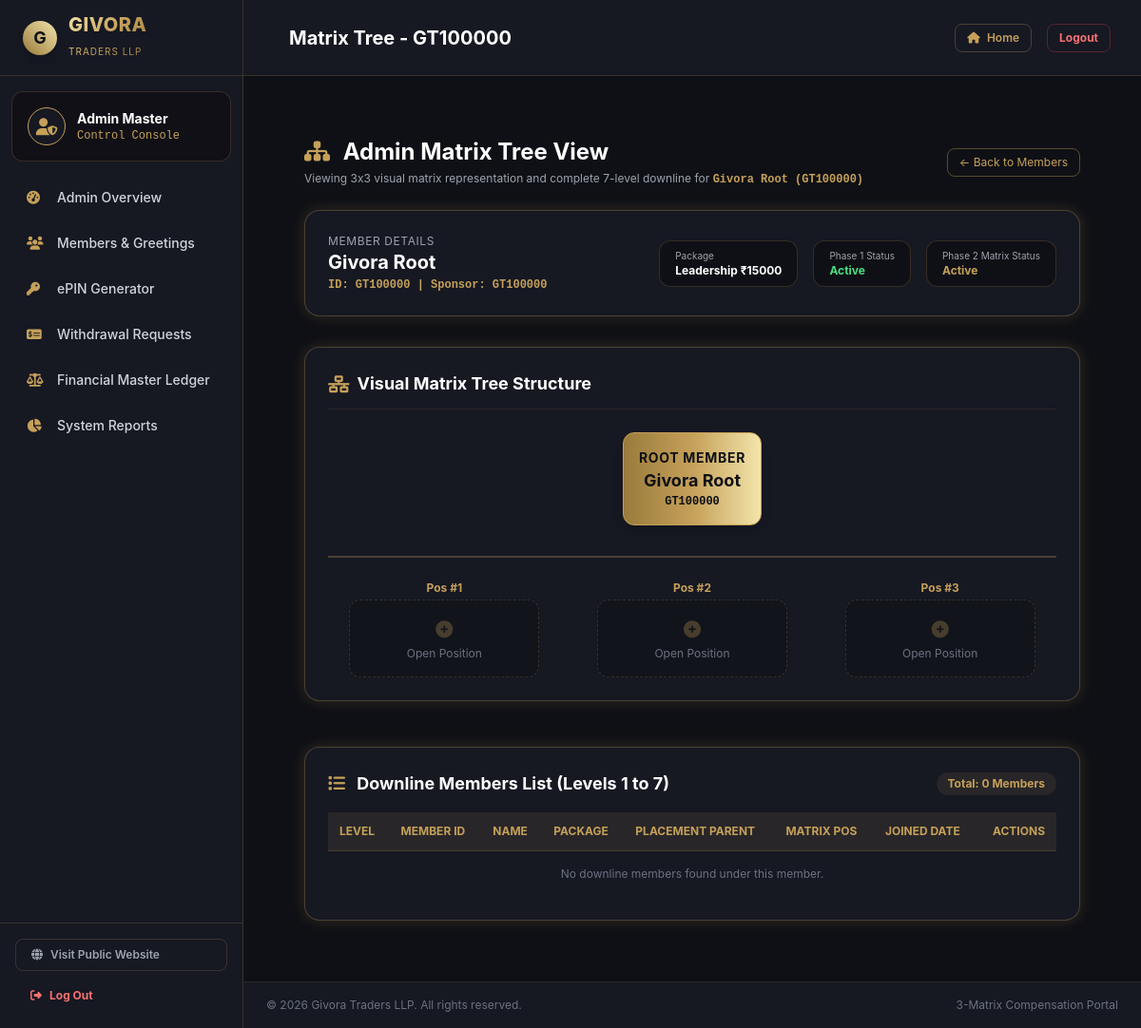
The app's page /admin/matrix_tree.php?member_id=GT100000 (signed in), older data.
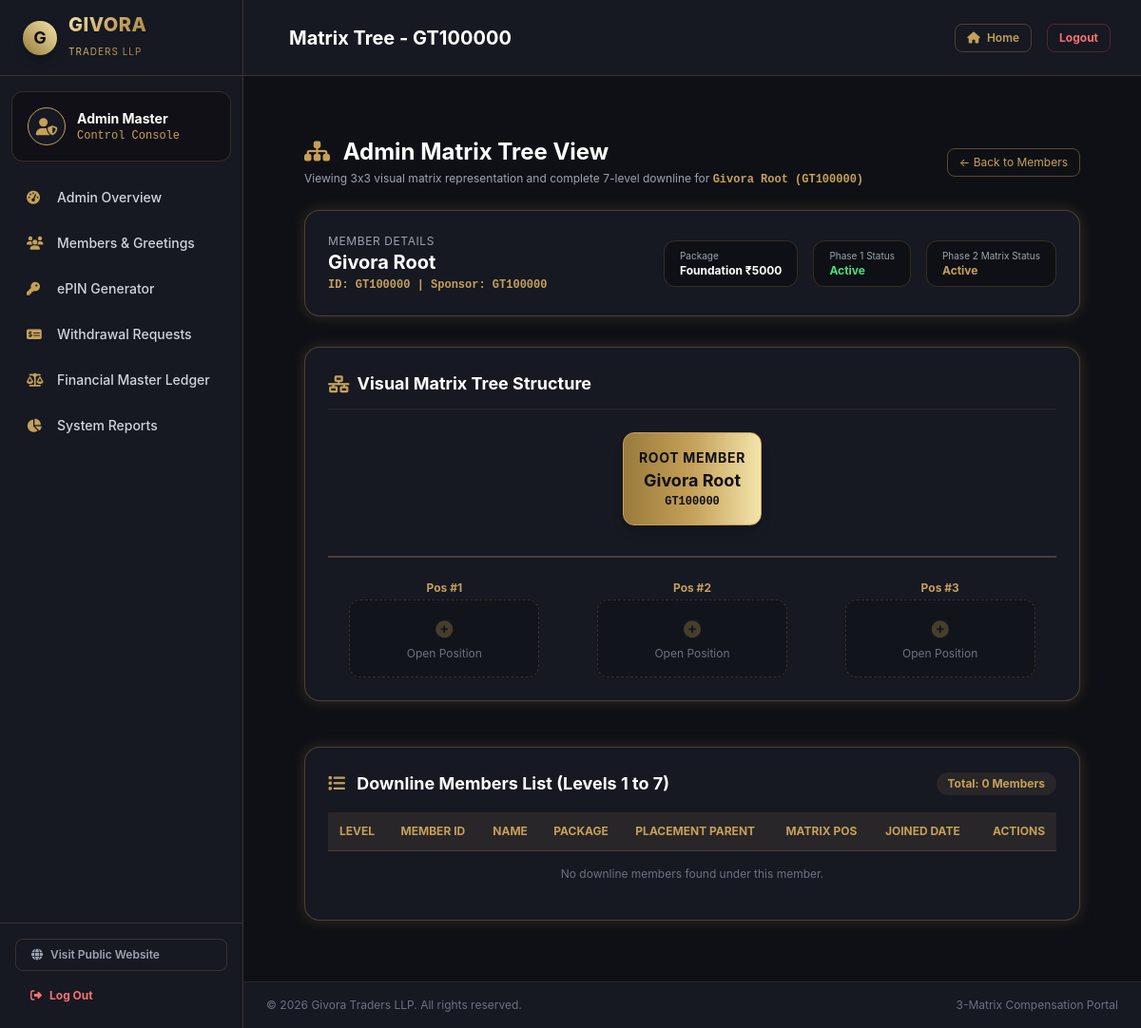
The same page, newer data.
### tables this page shows
CREATE TABLE IF NOT EXISTS members (
    id INT AUTO_INCREMENT PRIMARY KEY,
    member_id VARCHAR(20) NOT NULL UNIQUE,
    sponsor_id VARCHAR(20) DEFAULT NULL,
    placement_parent_id VARCHAR(20) DEFAULT NULL,
    matrix_position INT DEFAULT NULL,
    name VARCHAR(100) NOT NULL,
    email VARCHAR(100) NOT NULL,
    phone VARCHAR(20) NOT NULL,
    password VARCHAR(255) NOT NULL,
    used_epin VARCHAR(50) NOT NULL,
    package_type ENUM('Foundation_5000', 'Leadership_15000') NOT NULL,
    profile_image VARCHAR(255) DEFAULT NULL,
    status ENUM('Active', 'Inactive') NOT NULL DEFAULT 'Active',
    p2_status ENUM('Inactive', 'Active') NOT NULL DEFAULT 'Inactive',
    p2_placement_parent_id VARCHAR(20) DEFAULT NULL,
    p2_matrix_position INT DEFAULT NULL,
    p2_created_at TIMESTAMP NULL DEFAULT NULL,
    created_at TIMESTAMP DEFAULT CURRENT_TIMESTAMP,
    INDEX idx_sponsor (sponsor_id),
    INDEX idx_parent (placement_parent_id),
    INDEX idx_p2_parent (p2_placement_parent_id)
);

### admin/matrix_tree.php (the view, shortened to what the changed rows need)
<?php
$pdo = getDBConnection();
$member_id = trim($_GET['member_id'] ?? '');
$stmt = $pdo->prepare("SELECT * FROM members WHERE member_id = ?");
$stmt->execute([$member_id]);
$member = $stmt->fetch();
$page_title = "Matrix Tree - " . $member['member_id'];
function getDownlineListAdmin($pdo, $root_member_id, $max_level = 7) {
    $downline = [];
    $queue = [['id' => $root_member_id, 'level' => 0]];
    while (!empty($queue)) {
        $curr = array_shift($queue);
        $curr_id = $curr['id'];
        $curr_level = $curr['level'];
        if ($curr_level < $max_level) {
            $stmt = $pdo->prepare("SELECT member_id FROM members WHERE placement_parent_id = ? ORDER BY matrix_position ASC");
            $stmt->execute([$curr_id]);
            $children = $stmt->fetchAll(PDO::FETCH_COLUMN);
        }
    }
    return $downline;
}
$downline_list = getDownlineListAdmin($pdo, $member['member_id'], 7);
require_once __DIR__ . '/../includes/header.php';
?>
<div class="py-8 max-w-7xl mx-auto px-4 sm:px-6 lg:px-8">
    <div class="mb-6 flex justify-between items-center">
        <div>
            <h1 class="text-2xl font-bold text-white"><i class="fas fa-sitemap text-gold mr-2"></i> Admin Matrix Tree View</h1>
            <p class="text-xs text-gray-400 mt-1">Viewing 3x3 visual matrix representation and complete 7-level downline for <span class="text-gold font-mono font-bold"><?php echo htmlspecialchars($member['name']); ?> (<?php echo htmlspecialchars($member['member_id']); ?>)</span></p>
        </div>
    </div>
    <div class="bg-darkcard p-6 rounded-2xl gold-border-glow mb-8 flex flex-wrap justify-between items-center gap-4">
        <div>
            <div class="text-xs text-gray-400 uppercase tracking-wider">Member Details</div>
            <div class="text-xl font-bold text-white"><?php echo htmlspecialchars($member['name']); ?></div>
            <div class="text-xs text-gold font-mono font-bold mt-0.5">ID: <?php echo htmlspecialchars($member['member_id']); ?> | Sponsor: <?php echo htmlspecialchars($member['sponsor_id'] ?: 'GT100000'); ?></div>
        </div>
        <div class="flex gap-4">
            <div class="bg-darkbg px-4 py-2 rounded-xl border border-gold/20">
                <div class="text-[10px] text-gray-400">Package</div>
                <div class="text-xs font-bold text-white"><?php echo str_replace('_', ' ₹', $member['package_type']); ?></div>
            </div>
            <div class="bg-darkbg px-4 py-2 rounded-xl border border-gold/20">
                <div class="text-[10px] text-gray-400">Phase 1 Status</div>
                <div class="text-xs font-bold text-green-400"><?php echo htmlspecialchars($member['status']); ?></div>
            </div>
            <div class="bg-darkbg px-4 py-2 rounded-xl border border-gold/20">
                <div class="text-[10px] text-gray-400">Phase 2 Matrix Status</div>
                <div class="text-xs font-bold <?php echo $member['p2_status'] === 'Active' ? 'text-gold' : 'text-gray-400'; ?>"><?php echo htmlspecialchars($member['p2_status']); ?></div>
            </div>
        </div>
    </div>
    <div class="bg-darkcard p-6 rounded-2xl gold-border-glow mb-12 overflow-x-auto">
        <h2 class="text-lg font-bold text-white mb-6 border-b border-gold/10 pb-3 flex items-center">
            <i class="fas fa-network-wired text-gold mr-2"></i> Visual Matrix Tree Structure
        </h2>
        <div class="min-w-[700px] text-center">
            <div class="inline-block bg-gradient-to-r from-golddark via-gold to-goldlight text-darkbg p-4 rounded-xl shadow-lg border border-gold font-bold mb-8">
                <div class="text-sm uppercase tracking-wider">ROOT MEMBER</div>
                <div class="text-lg"><?php echo htmlspecialchars($member['name']); ?></div>
                <div class="text-xs font-mono font-black"><?php echo htmlspecialchars($member['member_id']); ?></div>
            </div>
        </div>
    </div>
    <div class="bg-darkcard p-6 rounded-2xl gold-border-glow">
        <h2 class="text-lg font-bold text-white mb-4 flex items-center justify-between">
            <span><i class="fas fa-list text-gold mr-2"></i> Downline Members List (Levels 1 to 7)</span>
            <span class="text-xs bg-gold/10 text-gold px-3 py-1 rounded-full">Total: <?php echo count($downline_list); ?> Members</span>
        </h2>
        <div class="overflow-x-auto">
            <table class="w-full text-left text-xs text-gray-300">
                <thead class="bg-gold/10 text-gold uppercase border-b border-gold/20">
                    <tr>
                        <th class="p-3">Level</th>
                        <th class="p-3">Member ID</th>
                        <th class="p-3">Name</th>
                        <th class="p-3">Package</th>
                        <th class="p-3">Placement Parent</th>
                        <th class="p-3">Matrix Pos</th>
                        <th class="p-3">Joined Date</th>
                        <th class="p-3 text-right">Actions</th>
                    </tr>
                </thead>
            </table>
        </div>
    </div>
</div>
<?php require_once __DIR__ . '/../includes/footer.php'; ?>

### includes/header.php (shortened to what the changed rows need)
<?php
$script_uri = $_SERVER['REQUEST_URI'] ?? '';
$is_customer_section = (strpos($script_uri, '/customer/') !== false);
$is_admin_section = (strpos($script_uri, '/admin/') !== false);
$is_sidebar_layout = $is_customer_section || $is_admin_section;
?>
<!DOCTYPE html>
<html lang="en" class="dark">
<head>
    <script src="https://cdn.tailwindcss.com"></script>
    <link rel="stylesheet" href="https://cdnjs.cloudflare.com/ajax/libs/font-awesome/6.4.0/css/all.min.css">
</head>
<body class="min-h-screen flex flex-col justify-between">
<?php if ($is_sidebar_layout): ?>
    <div class="min-h-screen flex flex-col md:flex-row bg-darkbg w-full">
        <div class="flex-1 flex flex-col min-w-0">
            <header class="h-20 bg-darkcard border-b border-gold/20 px-4 sm:px-8 flex items-center justify-between sticky top-0 z-30">
                <div class="flex items-center space-x-4">
                    <h2 class="text-lg sm:text-xl font-bold text-white truncate">
                        <?php echo isset($page_title) ? $page_title : "Portal Overview"; ?>
                    </h2>
                </div>
            </header>
            <main class="flex-grow p-4 sm:p-8">
<?php endif; ?>

Row changes from the older to the newer data that the page shows:
changed members "Matrix Tree - GT100000": package_type "Leadership ₹15000" → "Foundation ₹5000"
